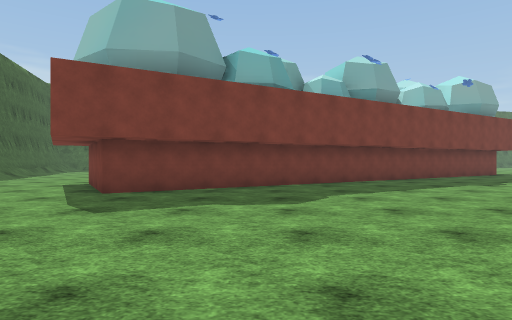
[1] (above)

24 first-person views from a walk through a scene from a Unity 3-D project. The camera is 1.2 m above the floor, looks level and sees 75° across. The floor is counted in squares, 2 m on a side. Each view is taken from the middle of a square. On the plan, view 1 faces up. The plan holds only what a view shows up to about 10 squares ahead; the rest is blank. The place goes on beyond the plan. The player is left out. Some surface patterns are stand-ins.

[2]
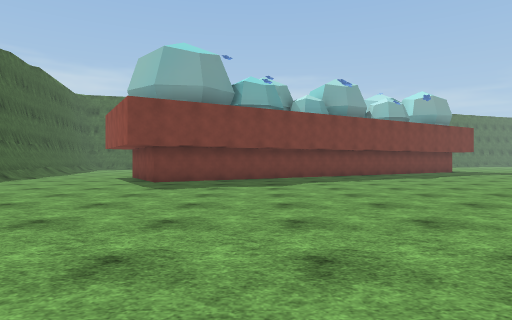

[3]
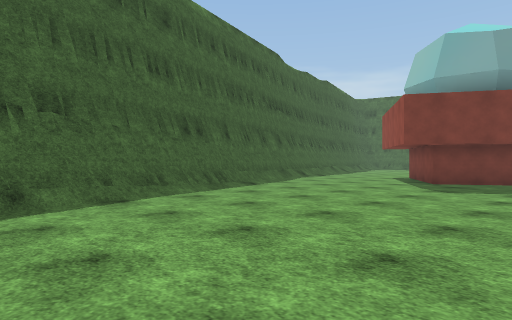

[4]
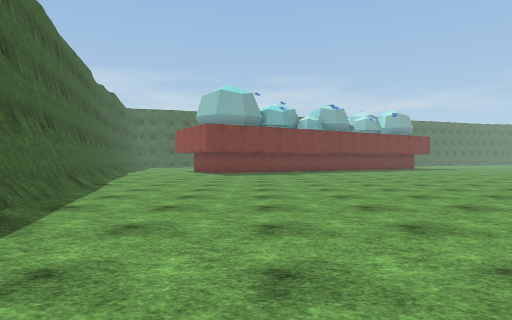

[5]
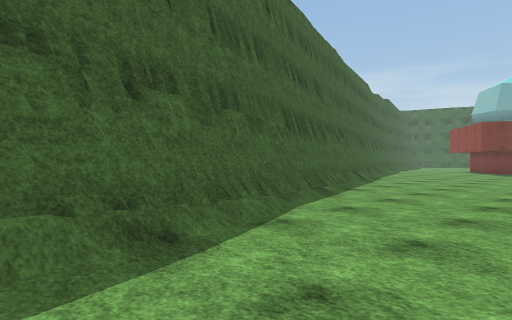

[6]
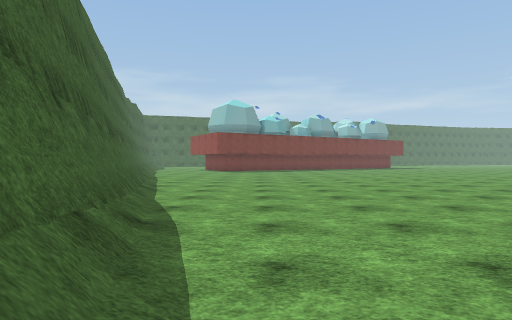

[7]
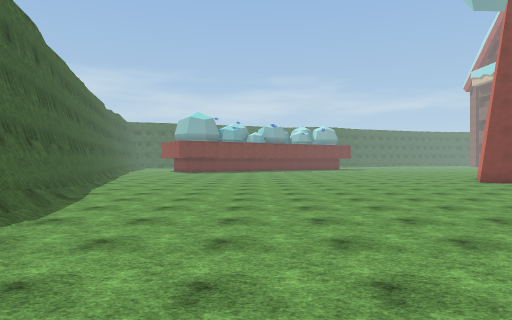

[8]
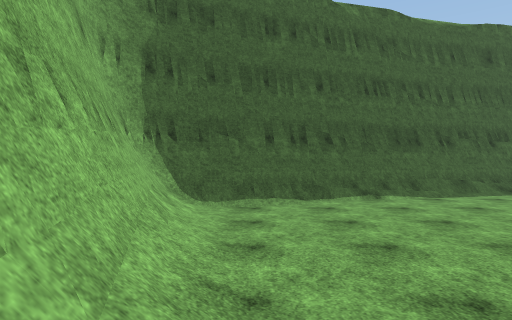

[9]
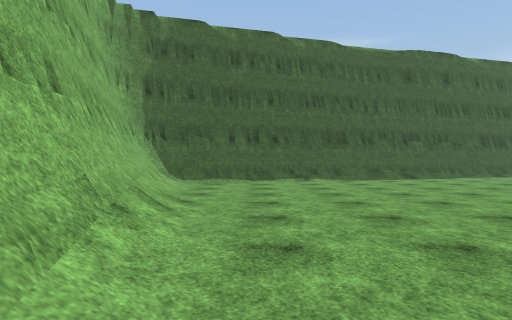

[10]
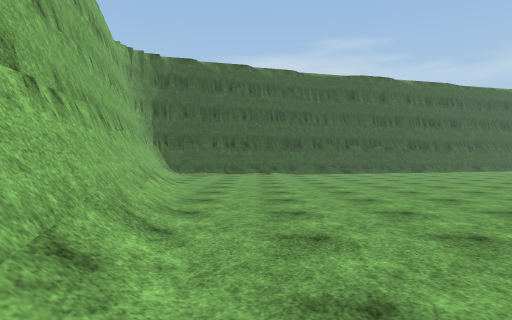

[11]
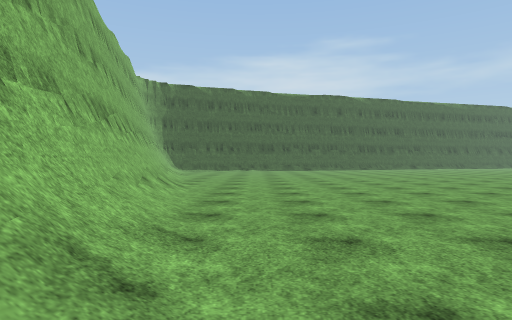

[12]
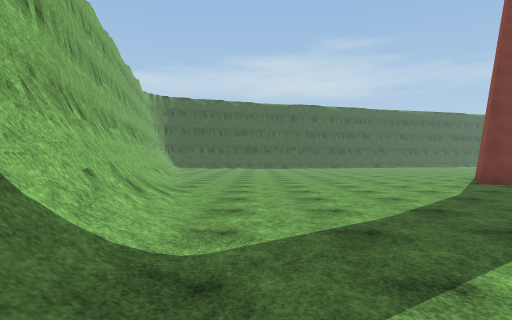

[13]
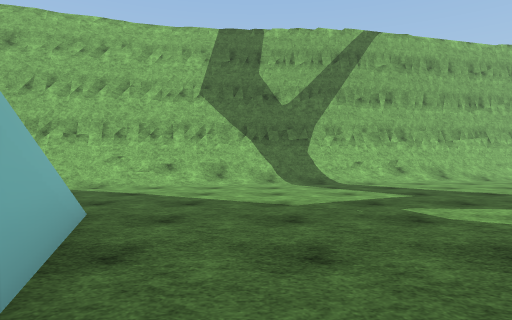

[14]
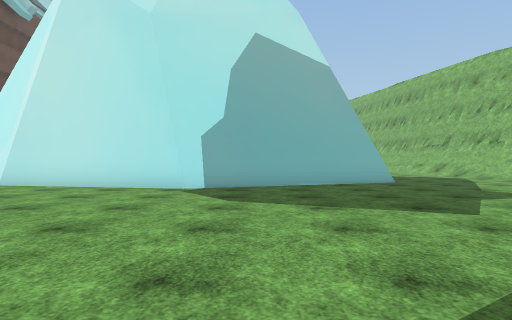

[15]
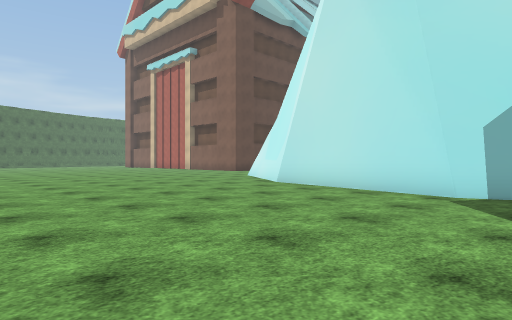

[16]
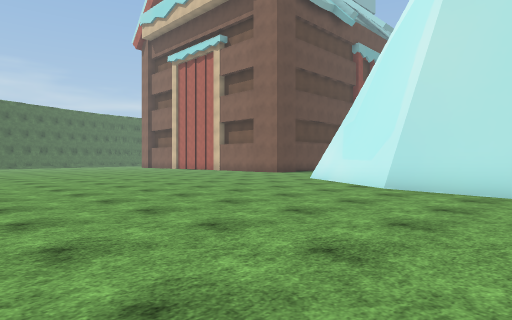

[17]
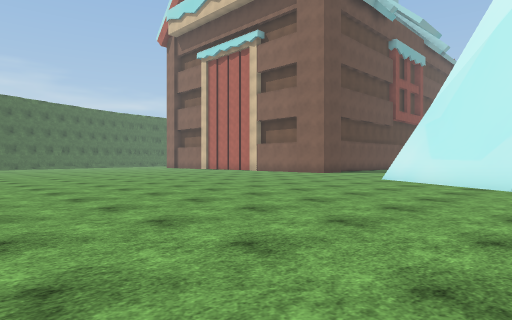

[18]
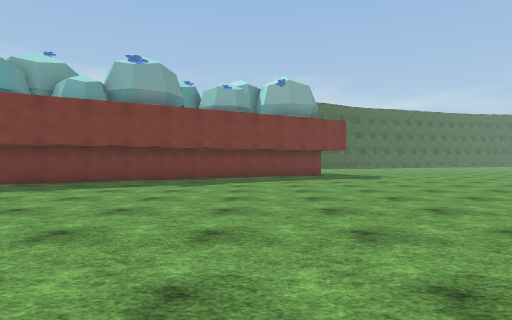

[19]
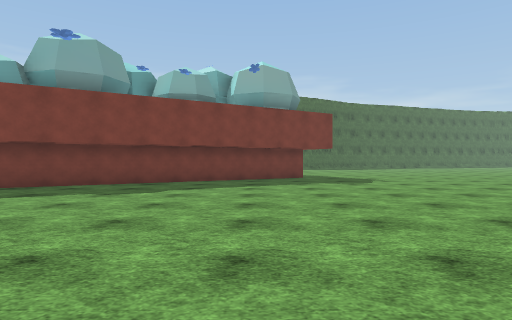

[20]
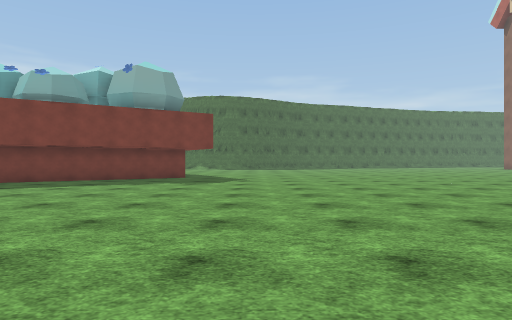

[21]
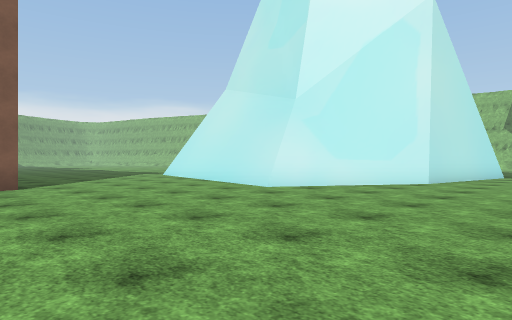

[22]
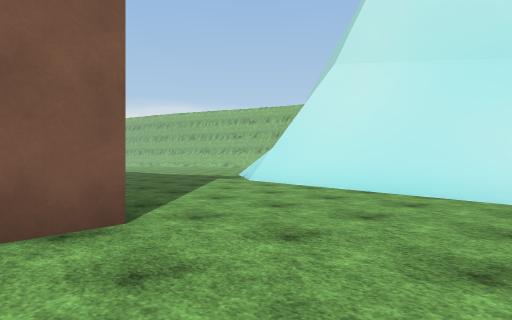

[23]
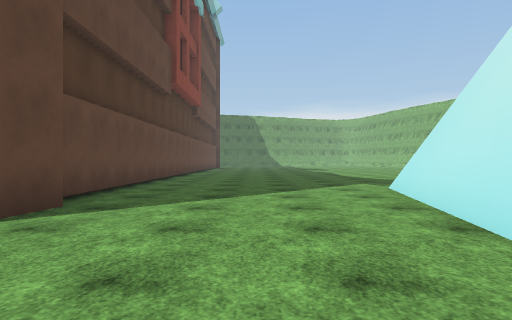

[24]
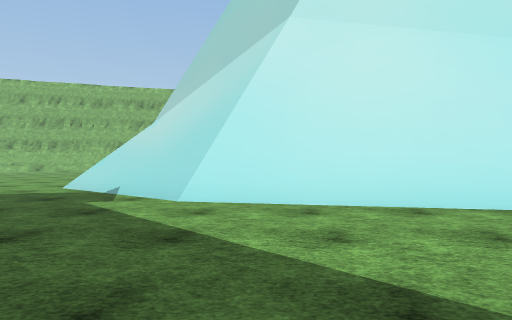

### Floor plan
Key: @ floor where view 1 was taken; # wall or solid block; . floor; / step, stairs or slope; = window, fence, low wall or low ledge; ^ raised ledge.
Columns run from 8 left of view 1 to 35 right of it. Each row starts with its distance up from view 1.
 12               ^# ...........
 11              ^......................#
 10  ...      ###.......................########
  9  ...    ###.................................
  8   ..## ##...................................
  7 #/...###....................................
  6  /...#......................................
  5   ...............................####.......
  4  #...............................########...
  3  #/................... .........##      #//.
  2  #/...............  .  ........##       ##//
  1  ##..............      ........#        ##/=
  0   #.....@.......        .......#
 -1   ##..........          .......#
 -2   ##.........           .......#
 -3    #/..........         .......#
 -4    #/..........        ........#
 -5    ##.........      ##  .......##
 -6     #/.......   ..  .#.  .......#
 -7     #/............. ............#
 -8     ##............................
 -9      #............................
-10      #............................
-11      ##.........................../
-12       #.......................////##
-13       #/................./////#####
-14       ##.............////######
-15        #........///#######
-16        #/...///######
-17        ##//#####

Where each view was taken, in squares from view 1:
view 1: 0 up, 0 right, facing up
view 2: 3 down, 0 right, facing up
view 3: 3 down, 0 right, facing up-left
view 4: 9 down, 1 left, facing up
view 5: 11 down, 0 right, facing up-left
view 6: 13 down, 1 left, facing up
view 7: 17 down, 2 right, facing up
view 8: 16 down, 6 right, facing left
view 9: 15 down, 9 right, facing left
view 10: 14 down, 13 right, facing left
view 11: 13 down, 18 right, facing left
view 12: 12 down, 22 right, facing left
view 13: 4 down, 22 right, facing down
view 14: 4 down, 15 right, facing right
view 15: 4 down, 16 right, facing up-right
view 16: 1 down, 16 right, facing up-right
view 17: 1 up, 15 right, facing up-right
view 18: 0 up, 7 right, facing up
view 19: 2 up, 8 right, facing up
view 20: 2 up, 12 right, facing up
view 21: 11 up, 20 right, facing down-right
view 22: 11 up, 25 right, facing down-right
view 23: 7 up, 25 right, facing right
view 24: 9 up, 31 right, facing down
